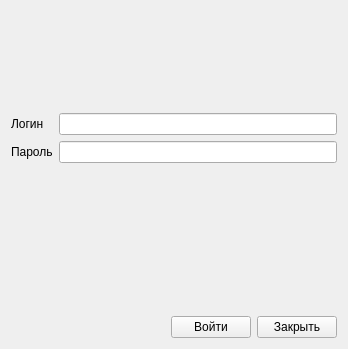
<?xml version="1.0" encoding="UTF-8"?>
<ui version="4.0">
 <class>LoginWindow</class>
 <widget class="QWidget" name="LoginWindow">
  <property name="geometry">
   <rect>
    <x>0</x>
    <y>0</y>
    <width>348</width>
    <height>349</height>
   </rect>
  </property>
  <property name="minimumSize">
   <size>
    <width>348</width>
    <height>349</height>
   </size>
  </property>
  <property name="maximumSize">
   <size>
    <width>348</width>
    <height>349</height>
   </size>
  </property>
  <property name="windowTitle">
   <string>Вход</string>
  </property>
  <property name="windowIcon">
   <iconset resource="resources.qrc">
    <normaloff>:/images/logo/images/icon.ico</normaloff>:/images/logo/images/icon.ico</iconset>
  </property>
  <layout class="QVBoxLayout" name="verticalLayout">
   <item>
    <widget class="QLabel" name="matterhornLogo">
     <property name="minimumSize">
      <size>
       <width>0</width>
       <height>0</height>
      </size>
     </property>
     <property name="text">
      <string/>
     </property>
     <property name="pixmap">
      <pixmap resource="resources.qrc">:/images/logo/images/logo.png</pixmap>
     </property>
     <property name="scaledContents">
      <bool>true</bool>
     </property>
     <property name="margin">
      <number>3</number>
     </property>
    </widget>
   </item>
   <item>
    <layout class="QFormLayout" name="loginLayout">
     <item row="0" column="0">
      <widget class="QLabel" name="loginLabel">
       <property name="font">
        <font>
         <family>Segoe UI</family>
         <bold>false</bold>
        </font>
       </property>
       <property name="text">
        <string>Логин</string>
       </property>
      </widget>
     </item>
     <item row="0" column="1">
      <widget class="QLineEdit" name="loginLine">
       <property name="font">
        <font>
         <family>Segoe UI</family>
         <bold>false</bold>
        </font>
       </property>
      </widget>
     </item>
     <item row="1" column="0">
      <widget class="QLabel" name="passwordLabel">
       <property name="font">
        <font>
         <family>Segoe UI</family>
         <bold>false</bold>
        </font>
       </property>
       <property name="text">
        <string>Пароль</string>
       </property>
      </widget>
     </item>
     <item row="1" column="1">
      <widget class="QLineEdit" name="passwordLine">
       <property name="font">
        <font>
         <family>Segoe UI</family>
         <bold>false</bold>
        </font>
       </property>
      </widget>
     </item>
    </layout>
   </item>
   <item>
    <widget class="QLabel" name="errorLabel">
     <property name="font">
      <font>
       <family>Segoe UI</family>
       <bold>false</bold>
      </font>
     </property>
     <property name="styleSheet">
      <string notr="true">color: rgb(210, 5, 5);</string>
     </property>
     <property name="text">
      <string/>
     </property>
    </widget>
   </item>
   <item>
    <layout class="QHBoxLayout" name="buttonsLayout">
     <item>
      <spacer name="horizontalSpacer">
       <property name="orientation">
        <enum>Qt::Orientation::Horizontal</enum>
       </property>
       <property name="sizeHint" stdset="0">
        <size>
         <width>40</width>
         <height>20</height>
        </size>
       </property>
      </spacer>
     </item>
     <item>
      <widget class="QPushButton" name="loginButton">
       <property name="font">
        <font>
         <family>Segoe UI</family>
         <bold>false</bold>
        </font>
       </property>
       <property name="text">
        <string>Войти</string>
       </property>
      </widget>
     </item>
     <item>
      <widget class="QPushButton" name="exitButton">
       <property name="font">
        <font>
         <family>Segoe UI</family>
         <bold>false</bold>
        </font>
       </property>
       <property name="text">
        <string>Закрыть</string>
       </property>
      </widget>
     </item>
    </layout>
   </item>
  </layout>
 </widget>
 <resources>
  <include location="resources.qrc"/>
 </resources>
 <connections/>
</ui>
